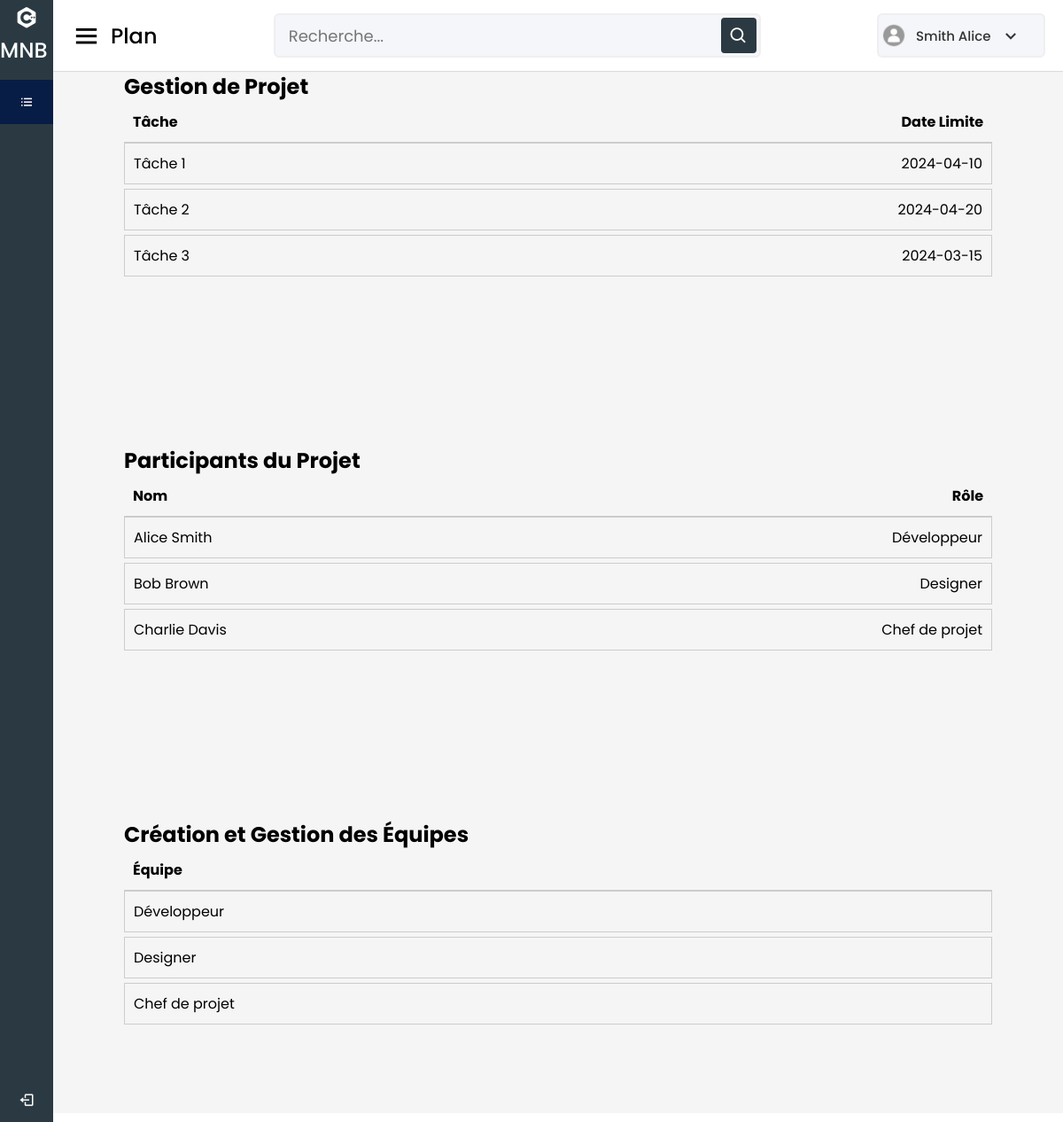
The page /user.php (signed in) on the database its author committed.
### tables this page shows
CREATE TABLE `Tache` (
  `IDTache` int(11) NOT NULL,
  `Titre` varchar(50) NOT NULL,
  `description` varchar(50) NOT NULL,
  `datedebut` varchar(50) NOT NULL,
  `datefin` varchar(50) NOT NULL,
  `IDUser` int(11) NOT NULL,
  `IDProjet` int(11) NOT NULL,
  `IDProjet_avoir` int(11) NOT NULL
);

CREATE TABLE `Utilisateur` (
  `IDUser` int(11) NOT NULL,
  `Email` varchar(50) NOT NULL,
  `MDP` varchar(50) NOT NULL,
  `Nom` varchar(50) NOT NULL,
  `Prenom` varchar(50) NOT NULL,
  `photo` varchar(50) NOT NULL,
  `Statu` varchar(50) NOT NULL
);

CREATE TABLE `membreequipe` (
  `IDUser` int(11) NOT NULL,
  `roles` varchar(50) NOT NULL,
  `IDequipe` int(11) NOT NULL
);

CREATE TABLE `equipe` (
  `Idequipe` int(11) NOT NULL,
  `roles` varchar(50) NOT NULL,
  `IDUser` int(11) NOT NULL
);

### user.php (the view, shortened to what this page needs)
<?php
$user_info = [
    'Prenom' => $_SESSION['prenom'],
    'Nom' => $_SESSION['nom'],
    'photo' => $_SESSION['photo']
];
$servername = "localhost";
$username = "root";
$password = "";
$dbname = "MNB_data";
$conn = new mysqli($servername, $username, $password, $dbname);
function afficherTaches($conn) {
    $sql = "SELECT * FROM Tache";
    $result = $conn->query($sql);
    if ($result->num_rows > 0) {
        echo '<div class="task-header"><span>Tâche</span><span>Date Limite</span></div>';
        while($row = $result->fetch_assoc()) {
            echo '<div class="task">';
            echo '<span class="task-name">' . $row["Titre"] . '</span>';
            echo '<span class="task-deadline">' . $row["datefin"] . '</span>';
            echo '</div>';
        }
    } else {
        echo "<p>Aucune tâche à afficher.</p>";
    }
}
function afficherParticipants($conn) {
    $sql = "SELECT U.Nom, U.Prenom, M.roles FROM Utilisateur U INNER JOIN membreequipe M ON U.IDUser = M.IDUser";
    $result = $conn->query($sql);
    if ($result->num_rows > 0) {
        echo '<div class="participant-header"><span>Nom</span><span>Rôle</span></div>';
        while($row = $result->fetch_assoc()) {
            echo '<div class="participant">';
            echo '<span class="participant-name">' . $row["Nom"] . ' ' . $row["Prenom"] . '</span>';
            echo '<span class="participant-role">' . $row["roles"] . '</span>';
            echo '</div>';
        }
    } else {
        echo "<p>Aucun participant à afficher.</p>";
    }
}
function afficherEquipes($conn) {
    $sql = "SELECT * FROM equipe";
    $result = $conn->query($sql);
    if ($result->num_rows > 0) {
        echo '<div class="team-header"><span>Équipe</span></div>';
        while($row = $result->fetch_assoc()) {
            echo '<div class="team">';
            echo '<span class="team-name">' . $row["roles"] . '</span>';
            echo '</div>';
        }
    } else {
        echo "<p>Aucune équipe à afficher.</p>";
    }
}
?>
<!DOCTYPE html>
<html lang="fr" dir="ltr">
<head>
    <link rel="stylesheet" href="dashboard.css" />
    <link href="https://unpkg.com/boxicons@2.0.7/css/boxicons.min.css" rel="stylesheet" />
</head>
<body>
    <div class="sidebar">
        <div class="logo-details">
            <a href="MNB.php" class="active">
                <i class="bx bxl-c-plus-plus"></i>
                <span class="logo_name">MNB</span>
            </a>
        </div>
        <ul class="nav-links">
            <li>
                <a href="user.php" class="active">
                    <i class="bx bx-list-ul"></i>
                    <span class="links_name">Utilisateur</span>
                </a>
            </li>
            <li class="log_out">
                <a href="logout.php">
                    <i class="bx bx-log-out"></i>
                    <span class="links_name">Déconnexion</span>
                </a>
            </li>
        </ul>
    </div>
    <section class="home-section">
        <nav>
            <div class="sidebar-button">
                <i class="bx bx-menu sidebarBtn"></i>
                <span class="dashboard">Plan</span>
            </div>
            <div class="search-box">
                <input type="text" placeholder="Recherche..." />
                <i class="bx bx-search"></i>
            </div>
            <div class="profile-details">
                <?php if (!empty($user_info['photo'])): ?>
                    <img src="pdp/<?php echo htmlspecialchars($user_info['photo']); ?>" alt="Profile Picture" class="rounded-circle" style="width: 30px; height: 30px; object-fit: cover;">
                <?php endif; ?>
                <span class="admin_name"><?php echo htmlspecialchars($user_info['Prenom'] . ' ' . $user_info['Nom']); ?></span>
                <i class="bx bx-chevron-down"></i>
            </div>
        </nav>
        <div class="project-management">
            <h2>Gestion de Projet</h2>
            <div class="task-list">
                <?php afficherTaches($conn); ?>
            </div>
        </div>
        <div class="project-participants">
            <h2>Participants du Projet</h2>
            <div class="participant-list">
                <?php afficherParticipants($conn); ?>
            </div>
        </div>
        <div class="project-teams">
            <h2>Création et Gestion des Équipes</h2>
            <div class="team-list">
                <?php afficherEquipes($conn); ?>
            </div>
        </div>
    </section>
</body>
</html>

### dashboard.css (style rules this page uses)
* { margin: 0; padding: 0; box-sizing: border-box; font-family: "Poppins", sans-serif; }
.sidebar { position: fixed; height: 100%; width: 240px; background: #2B3A42; transition: all 0.5s ease; }
.sidebar .logo-details { height: 80px; display: flex; align-items: center; }
.sidebar .logo-details a { text-decoration: none; }
.sidebar .logo-details i { font-size: 28px; font-weight: 500; color: #fff; min-width: 60px; text-align: center; }
.sidebar .logo-details .logo_name { color: #fff; font-size: 24px; font-weight: 500; }
.sidebar .nav-links { margin-top: 10px; }
.sidebar .nav-links li { position: relative; list-style: none; height: 50px; }
.sidebar .nav-links li a { height: 100%; width: 100%; display: flex; align-items: center; text-decoration: none; transition: all 0.4s ease; }
.sidebar .nav-links li a.active { background: #081d45; }
.sidebar .nav-links li i { min-width: 60px; text-align: center; font-size: 18px; color: #fff; }
.sidebar .nav-links li a .links_name { color: #fff; font-size: 15px; font-weight: 400; white-space: nowrap; }
.sidebar .nav-links .log_out { position: absolute; bottom: 0; width: 100%; }
.home-section { position: relative; background: #f5f5f5; min-height: 100vh; width: calc(100% - 240px); left: 240px; transition: all 0.5s ease; }
.home-section nav { display: flex; justify-content: space-between; height: 80px; background: #fff; display: flex; align-items: center; position: fixed; width: calc(100% - 240px); left: 240px; z-index: 100; padding: 0 20px; box-shadow: 0 1px 1px rgba(0, 0, 0, 0.1); transition: all 0.5s ease; }
.home-section nav .sidebar-button { display: flex; align-items: center; font-size: 24px; font-weight: 500; }
nav .sidebar-button i { font-size: 35px; margin-right: 10px; }
.home-section nav .search-box { position: relative; height: 50px; max-width: 550px; width: 100%; margin: 0 20px; }
nav .search-box input { height: 100%; width: 100%; outline: none; background: #f5f6fa; border: 2px solid #efeef1; border-radius: 6px; font-size: 18px; padding: 0 15px; }
nav .search-box .bx-search { position: absolute; height: 40px; width: 40px; background: #2B3A42; right: 5px; top: 50%; transform: translateY(-50%); border-radius: 4px; line-height: 40px; text-align: center; color: #fff; font-size: 22px; transition: all 0.4 ease; }
.home-section nav .profile-details { display: flex; align-items: center; background: #f5f6fa; border: 2px solid #efeef1; border-radius: 6px; height: 50px; min-width: 190px; padding: 0 15px 0 2px; }
nav .profile-details img { height: 40px; width: 40px; border-radius: 6px; object-fit: cover; }
nav .profile-details .admin_name { font-size: 15px; font-weight: 500; color: #333; margin: 0 10px; white-space: nowrap; }
nav .profile-details i { font-size: 25px; color: #333; }
@media (max-width: 1240px) { .sidebar { width: 60px; } }
@media (max-width: 1240px) { .home-section { width: calc(100% - 60px); left: 60px; } }
@media (max-width: 1240px) { .home-section nav { width: calc(100% - 60px); left: 60px; } }

### user.php (style rules this page uses)
.project-management, .project-participants, .project-teams { padding: 80px; margin-bottom: 10px; }
.task-list, .participant-list, .team-list { margin-bottom: 20px; }
.task-header, .participant-header, .team-header { display: flex; justify-content: space-between; font-weight: bold; padding: 10px; border-bottom: 1px solid #ccc; }
.task, .participant, .team { display: flex; align-items: center; justify-content: space-between; padding: 10px; border: 1px solid #ccc; margin-bottom: 5px; }

### rows shown on the page
tache: Titre "Tâche 1", datefin "2024-04-10"
tache: Titre "Tâche 2", datefin "2024-04-20"
tache: Titre "Tâche 3", datefin "2024-03-15"
utilisateur: Nom "Alice", Prenom "Smith", membreequipe.roles "Développeur"
utilisateur: Nom "Bob", Prenom "Brown", membreequipe.roles "Designer"
utilisateur: Nom "Charlie", Prenom "Davis", membreequipe.roles "Chef de projet"
equipe: roles "Développeur"
equipe: roles "Designer"
equipe: roles "Chef de projet"

### other values the page prints
$user_info['Prenom'] . ' ' . $user_info['Nom'] "Smith Alice"
